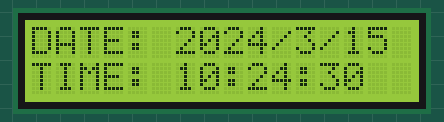
Recording of a sketch running on a simulated Arduino Uno, built with avr-gcc and run on an emulated ATmega328P. Parts: 16×2 character LCD. The local clock reads 2024-03-15 10:24:30 at power-on unless the sketch sets it; what the sketch prints to the serial monitor is not drawn.

Above: at 0.1 s.
At 2.1 s:
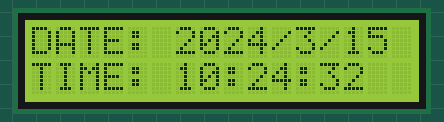
At 5.1 s:
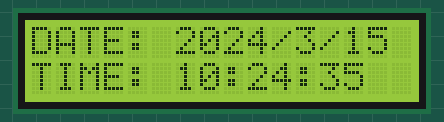
At 12.1 s:
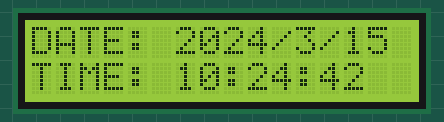
At 17.1 s:
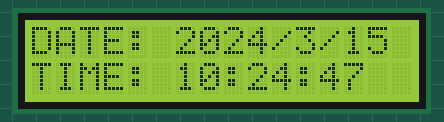
At 24.1 s:
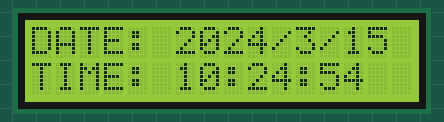

Measured:
- what the display in image 1 shows lasts 1.0 s, from 2.0 s to 3.0 s

The sketch:

71_Digital_Watch_With_LCD.ino
```cpp
/***********************************************************
Project Title : Digital Watch with LCD
Description: Make your own Clock with RTC Module,LCD Display, And get time and Date displays on the LCD
Organisation: Soham Academy Of Human Excellence
Website: https://ria.sohamacademy.org/
***********************************************************/

#include "RTClib.h"
#include <Wire.h>
#include <LiquidCrystal_I2C.h>


LiquidCrystal_I2C lcd = LiquidCrystal_I2C(0x27, 16, 2);
RTC_DS3231 rtc;

char daysOfTheWeek[7][12] = {"Su", "M", "T", "W", "Th", "F", "S"};

void setup () {
  lcd.begin();
  // Turn on the blacklight and print a message.
  lcd.backlight();
  lcd.clear();
   Serial.begin(9600);
  Serial.print("started");

  if (! rtc.begin()) {

    Serial.println("Couldn't find RTC");
    while (1);
    delay(10);
  }


  if (rtc.lostPower()) {
    Serial.println("RTC lost power, let's set the time!");
    // When time needs to be set on a new device, or after a power loss, the
    // following line sets the RTC to the date & time this sketch was compiled
    rtc.adjust(DateTime(F(__DATE__), F(__TIME__)));
    // This line sets the RTC with an explicit date & time, for example to set
    // January 21, 2014 at 3am you would call:
    // rtc.adjust(DateTime(2014, 1, 21, 3, 0, 0));


  }
}

void loop () {
    DateTime now = rtc.now();
     lcd.setCursor(0, 0);
    lcd.print("DATE: ");
    lcd.print(now.year(), DEC);
    Serial.println(now.year(), DEC);
    lcd.print('/');
    lcd.print(now.month(), DEC);
    Serial.println(now.month(), DEC);
    lcd.print('/');
    lcd.print(now.day(), DEC);
    Serial.println(now.day(), DEC);

//    lcd.print(" (");
//    lcd.print(daysOfTheWeek[now.dayOfTheWeek()]);
//    lcd.print(") ");

    lcd.setCursor(0, 1);
    lcd.print("TIME: ");
    lcd.print(now.hour(), DEC);
    lcd.print(':');
    lcd.print(now.minute(), DEC);
    lcd.print(':');
    lcd.print(now.second(), DEC);

}
```
